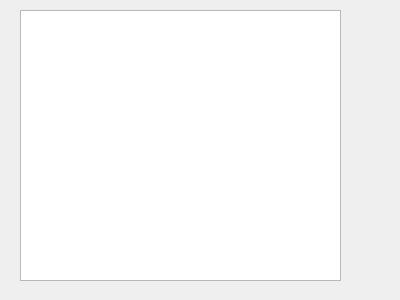
<?xml version="1.0" encoding="UTF-8"?>
<ui version="4.0">
 <class>MemoriesWindow</class>
 <widget class="QWidget" name="MemoriesWindow">
  <property name="geometry">
   <rect>
    <x>0</x>
    <y>0</y>
    <width>400</width>
    <height>300</height>
   </rect>
  </property>
  <property name="windowTitle">
   <string>Form</string>
  </property>
  <widget class="QTextEdit" name="memoryText">
   <property name="geometry">
    <rect>
     <x>20</x>
     <y>10</y>
     <width>321</width>
     <height>271</height>
    </rect>
   </property>
   <property name="html">
    <string>&lt;!DOCTYPE HTML PUBLIC &quot;-//W3C//DTD HTML 4.0//EN&quot; &quot;http://www.w3.org/TR/REC-html40/strict.dtd&quot;&gt;
&lt;html&gt;&lt;head&gt;&lt;meta name=&quot;qrichtext&quot; content=&quot;1&quot; /&gt;&lt;style type=&quot;text/css&quot;&gt;
p, li { white-space: pre-wrap; }
&lt;/style&gt;&lt;/head&gt;&lt;body style=&quot; font-family:'MS Shell Dlg 2'; font-size:7.8pt; font-weight:400; font-style:normal;&quot;&gt;
&lt;p style=&quot;-qt-paragraph-type:empty; margin-top:0px; margin-bottom:0px; margin-left:0px; margin-right:0px; -qt-block-indent:0; text-indent:0px;&quot;&gt;&lt;br /&gt;&lt;/p&gt;&lt;/body&gt;&lt;/html&gt;</string>
   </property>
  </widget>
 </widget>
 <resources/>
 <connections/>
</ui>
